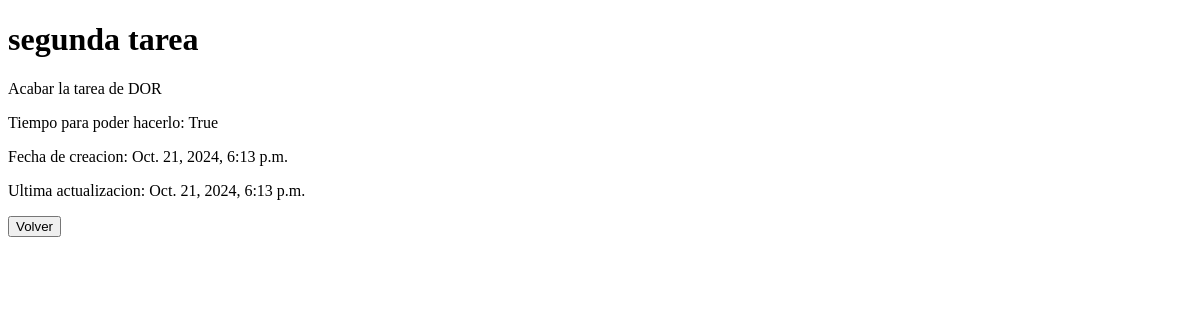
/tasks/done/, run on an earlier commit of the app's database.
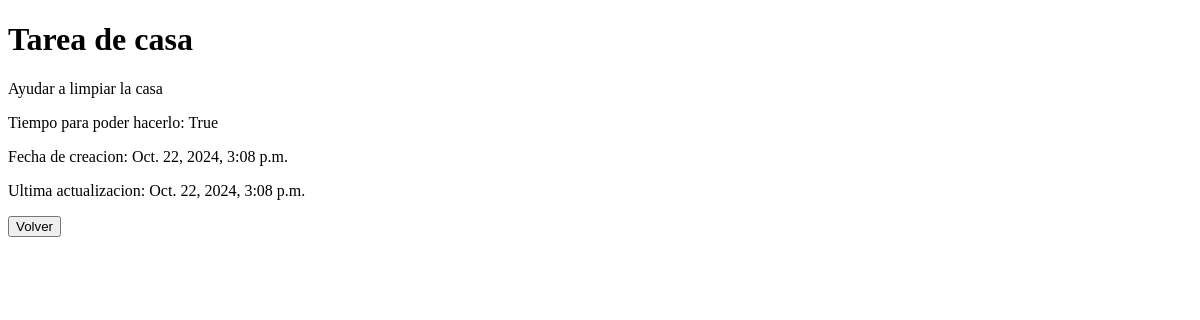
And on a later commit of the database.
### tasks/models.py (models this page shows, shortened)
class Task(models.Model):
    name = models.CharField(max_length=100)
    slug = models.SlugField(max_length=120, unique=True)
    description = models.TextField(max_length=300)
    done = models.BooleanField()
    complete_before = models.DateTimeField(null=True, blank=True)
    created_at = models.DateTimeField(auto_now_add=True)
    updated_at = models.DateTimeField(auto_now=True)

### tasks/views.py (the view)
# urls.py: path('done/', views.task_done, name='task-done'),
def task_done(request):
    tasks = Task.objects.filter(done=True)
    return render(
        request,
        'tasks/task_done.html',
        {'tasks': tasks},
    )

### tasks/templates/tasks/task_done.html (shortened to what this page needs)
{% extends "tasks/base.html" %}
{% block body %}
{% for task in tasks %}
<div>
  <h1>{{task.name}}</h1>
  <p>{{task.description}}</p>
  <p>Tiempo para poder hacerlo: {{task.done}}</p>
  <p>Fecha de creacion: {{task.complete_before}}</p>
  <p>Ultima actualizacion: {{task.updated_at}}</p>
</div>
{% endfor %}
<a href="{% url 'tasks:task-list'%}"><button>Volver</button></a>
{% endblock body %}

### tasks/templates/tasks/base.html (shortened to what this page needs)
<!DOCTYPE html>
<html lang="en">
  <head>
  </head>
  <body>
     {% block body %}{% endblock body %}
  </body>
</html>

What changed in the data, as far as the page shows it:
removed Task: name "segunda tarea", description "Acabar la tarea de DOR", done "True", complete_before "Oct. 21, 2024, 6:13 p.m.", updated_at "Oct. 21, 2024, 6:13 p.m."
added Task: name "Tarea de casa", description "Ayudar a limpiar la casa", done "True", complete_before "Oct. 22, 2024, 3:08 p.m.", updated_at "Oct. 22, 2024, 3:08 p.m."
